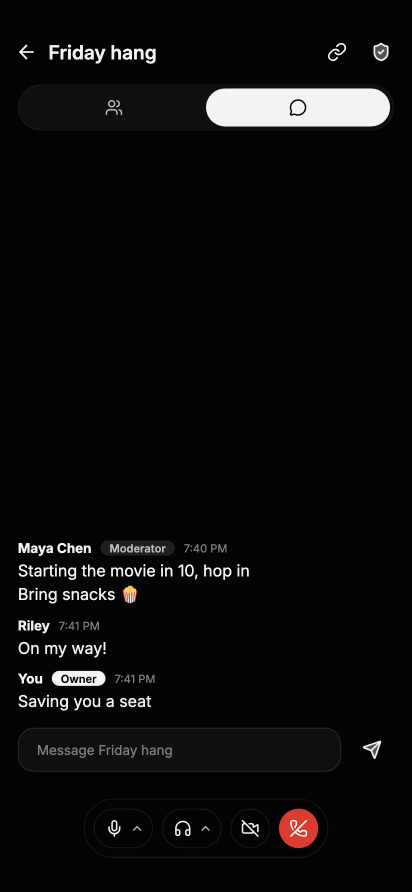
#> input picture messaging/site/shots/hangout-chat-dark.webp, 824 x 1784 px, given in place of 2-thread-light.png, which was not available (shown at 1/2 size)
$ python site-layers.py
#> lines starting #> are read from the running program, lines starting #| are printed output that depends on the picture; after the words box and inside, x2 and y2 are one past the last pixel; in counts of white or black regions, pixels touching at a corner belong together
#!/usr/bin/env python3
"""Cuts the app's own screenshots into the pictures gogho.st uses (site/shots/).

Matt, 2026-11-15: "the phone isn't using a real screenshot from the app, i'd like it to be composed of an "exploded"
view of the app". The screen tests draw the app pixel for pixel (test/shots/*-light.png, at twice size), so the site
shows the real thing: whole screens, and the pieces of one conversation lifted apart for the hero's exploded view.
The site is mostly white (Matt: "a white green so a mostly white with a hint of teal / bluegreen"), so the light
screens are used. Each piece is cut from the app's near-white background (253, 253, 253), which is made see-through
from the crop's edges inwards, so a bubble floats on its own.

  python3 tool/site-layers.py      (after the screen tests redraw: flutter test --update-goldens test/screens_test.dart)
"""
from collections import deque
from pathlib import Path

from PIL import Image, ImageDraw

ROOT = Path(__file__).resolve().parent.parent
SHOTS = ROOT / "test" / "shots"
OUT = ROOT / "site" / "shots"

# Each theme's background in the app, and how near a pixel must be to count as it (a bubble's grey is not). The site
# is dark by default (Matt: "want to have a dark mode that's used by default"), light as a choice: both are cut, the
# dark ones as name-dark.webp.
THEMES = {"light": (253, 4), "dark": (4, 7)}
BG, NEAR = THEMES["light"]


def cut(image, box):
    """The crop with the background around its edges made see-through (a flood from every edge pixel)."""
    piece = image.crop(box).convert("RGBA")
    w, h = piece.size
    px = piece.load()
    seen = bytearray(w * h)
    todo = deque()

    def bg(x, y):
        r, g, b, _ = px[x, y]
        return max(abs(r - BG), abs(g - BG), abs(b - BG)) <= NEAR

    for x in range(w):
        todo.append((x, 0))
        todo.append((x, h - 1))
    for y in range(h):
        todo.append((0, y))
        todo.append((w - 1, y))
    while todo:
        x, y = todo.popleft()
        i = y * w + x
        if seen[i] or not bg(x, y):
            continue
        seen[i] = 1
        px[x, y] = (0, 0, 0, 0)
        if x > 0: todo.append((x - 1, y))
        if x < w - 1: todo.append((x + 1, y))
        if y > 0: todo.append((x, y - 1))
        if y < h - 1: todo.append((x, y + 1))
    # The edge of what is left is softened by a pixel, so it does not show a dark fringe on the page.
    alpha = piece.getchannel("A")
    for y in range(h):
        for x in range(w):
            if alpha.getpixel((x, y)) and any(
                0 <= x + dx < w and 0 <= y + dy < h and not alpha.getpixel((x + dx, y + dy))
                for dx, dy in ((1, 0), (-1, 0), (0, 1), (0, -1))
            ):
                r, g, b, _ = px[x, y]
                px[x, y] = (r, g, b, 150)
    return piece


def pill(image, box, radius):
    """A crop kept to a rounded rectangle: for what floats over other things in the app (the dock, the call banner)."""
    piece = image.crop(box).convert("RGBA")
    mask = Image.new("L", piece.size, 0)
    ImageDraw.Draw(mask).rounded_rectangle((0, 0, piece.size[0] - 1, piece.size[1] - 1), radius=radius, fill=255)
    piece.putalpha(mask)
    return piece


def save(piece, name, theme="light"):
    name = name if theme == "light" else f"{name}-dark"
    OUT.mkdir(parents=True, exist_ok=True)
    piece.save(OUT / f"{name}.webp", "WEBP", quality=88, method=6)
    print(f"ok site/shots/{name}.webp {piece.size[0]}x{piece.size[1]}")


# Where each piece of the conversation sits in each theme (dark draws the top bubbles a few pixels lower).
PIECES = {
    "light": {
        "x-header": (0, 44, 824, 160), "x-link": (20, 174, 664, 316), "x-place": (46, 344, 656, 478),
        "x-out1": (164, 574, 806, 709), "x-out2": (420, 709, 806, 800), "x-heart": (440, 796, 500, 848),
        "x-ticks": (520, 846, 800, 912), "x-in": (20, 920, 664, 1058), "x-laugh": (582, 1058, 644, 1106),
        "x-emoji": (34, 1222, 232, 1326), "x-chips": (20, 1382, 516, 1464), "x-compose": (20, 1636, 806, 1744),
    },
    "dark": {
        "x-header": (0, 44, 824, 160), "x-link": (20, 182, 664, 326), "x-place": (46, 352, 656, 486),
        "x-out1": (164, 580, 806, 711), "x-out2": (424, 714, 806, 800), "x-heart": (444, 794, 504, 848),
        "x-ticks": (520, 846, 800, 912), "x-in": (20, 922, 664, 1058), "x-laugh": (582, 1058, 644, 1106),
        "x-emoji": (34, 1222, 232, 1326), "x-chips": (20, 1382, 516, 1464), "x-compose": (20, 1636, 806, 1744),
    },
}


# How the exploded view lifts the conversation (Matt: "everything seems a bit jumbled and some text bubbles are
# duplicated"). Seen tipped back, a piece lifted higher slides up the screen; so the lift grows toward the top (the bar
# highest, the composer lowest) and every row slides away from the one under it, never onto it: the screen fans open
# like a staircase. A reaction sits a hair over its own bubble, so it stays on its corner.
PLANE = {
    "x-header": 2.1,
    "x-link": 1.9, "x-place": 1.75,
    "x-out1": 1.5, "x-out2": 1.5, "x-heart": 1.55, "x-ticks": 1.35,
    "x-in": 1.2, "x-laugh": 1.25,
    "x-emoji": 1.0, "x-chips": 0.85,
    "x-compose": 0.65,
}
SCREEN = (824, 1784)


def stack_markup():
    """The hero's layers as HTML, each placed where its piece sits on the screen, in both themes (data-light,
    data-dark: left, top and width in percent), for site/index.html between its STACK markers."""
    lines = []
    for name, plane in PLANE.items():
        spots = {}
        for theme in THEMES:
            l, t, r, _ = PIECES[theme][name]
            spots[theme] = f"{100 * l / SCREEN[0]:.2f},{100 * t / SCREEN[1]:.2f},{100 * (r - l) / SCREEN[0]:.2f}"
        l, t, w = spots["dark"].split(",")
        lines.append(
            f'          <div class="layer" style="--z:{plane};left:{l}%;top:{t}%;width:{w}%" data-light="{spots["light"]}" data-dark="{spots["dark"]}">'
            f'<img src="/shots/{name}-dark.webp" data-shot="{name}" alt=""></div>'
        )
    return "\n".join(lines)


def write_stack():
    page = ROOT / "site" / "index.html"
    html = page.read_text()
    a, b = "<!-- STACK -->", "<!-- /STACK -->"
    if a in html and b in html:
        head, rest = html.split(a, 1)
        _, tail = rest.split(b, 1)
        page.write_text(f"{head}{a}\n{stack_markup()}\n          {b}{tail}")
        print("ok site/index.html: the exploded view's layers")


def main():
    global BG, NEAR
    for theme, (bg, near) in THEMES.items():
        BG, NEAR = bg, near
        thread = Image.open(SHOTS / f"2-thread-{theme}.png")
#> thread is the input picture: PIL image 824x1784 RGB; mean R, G, B 12.8, 12.3, 12.2
        tabs = Image.open(SHOTS / f"20-layout-tabs-{theme}.png")
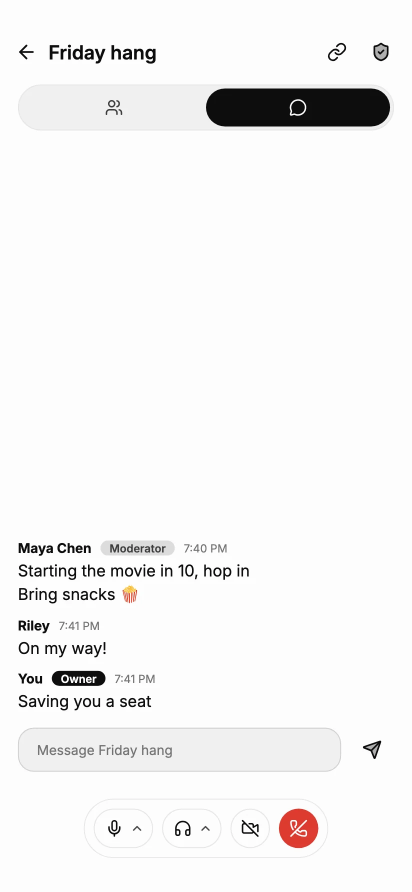
#> input picture messaging/site/shots/hangout-chat.webp, 824 x 1784 px, given in place of 20-layout-tabs-light.png, which was not available (shown at 1/2 size)
#> tabs is the input picture: PIL image 824x1784 RGB; mean R, G, B 244.1, 243.6, 243.5
        hangout = Image.open(SHOTS / f"21-hangout-{theme}.png")

        # The hero's exploded conversation (2-thread): each piece where it sits on the 824 x 1784 screen.
        for name, box in PIECES[theme].items():
            save(cut(thread, box), name, theme)
#> this loop made 12 passes
#| ok site/shots/x-header.webp 824x116
#| ok site/shots/x-link.webp 644x142
#| ok site/shots/x-place.webp 610x134
#| ok site/shots/x-out1.webp 642x135
#| ok site/shots/x-out2.webp 386x91
#| ok site/shots/x-heart.webp 60x52
#| ok site/shots/x-ticks.webp 280x66
#| ok site/shots/x-in.webp 644x138
#> (further printed lines are left out)
#> pass 1, in cut, `piece = image.crop(box).convert("RGBA")`:
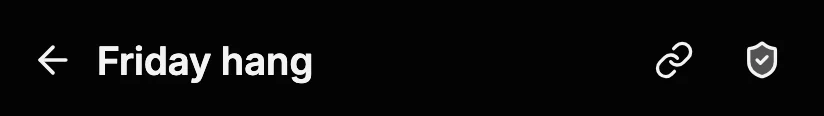
#> piece: PIL image 824x116 RGBA; mean R, G, B, A 13, 13, 13, 255
        # Floating pieces from other screens.
        save(pill(tabs, (28, 1597, 669, 1716), 60), "x-callbar", theme)
#> in pill, `mask = Image.new("L", piece.size, 0)`: mask: PIL image 641x119 L; every value is 0
#> in pill, `ImageDraw.Draw(mask).rounded_rectangle((0, 0, piece.size[0] - 1, piece..`:
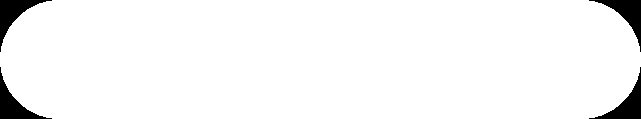
#> mask: PIL image 641x119 L; 96% white; 4 black regions, box (x1, y1, x2, y2) and area: (0, 0, 52, 52) 768, (589, 0, 641, 52) 768, (0, 67, 52, 119) 768, (589, 67, 641, 119) 768
#| ok site/shots/x-callbar.webp 641x119
        save(pill(tabs, (689, 1210, 807, 1696), 59), "x-dock", theme)
#> call 2 of pill, with box = (689, 1210, 807, 1696), radius = 59
#> in pill (call 2), `piece = image.crop(box).convert("RGBA")`:
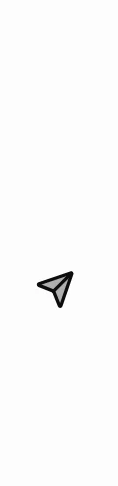
#> piece: PIL image 118x486 RGBA; mean R, G, B, A 251, 251, 251, 255
#> in pill (call 2), `mask = Image.new("L", piece.size, 0)`: mask: PIL image 118x486 L; every value is 0
#> in pill (call 2), `ImageDraw.Draw(mask).rounded_rectangle((0, 0, piece.size[0] - 1, piece..`:
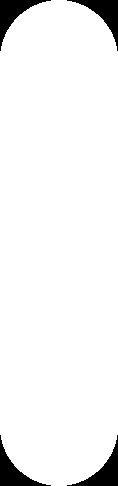
#> mask: PIL image 118x486 L; 94.8% white; 4 black regions, box (x1, y1, x2, y2) and area: (0, 0, 51, 51) 749, (67, 0, 118, 51) 749, (0, 435, 51, 486) 749, (67, 435, 118, 486) 749
#| ok site/shots/x-dock.webp 118x486
        save(cut(hangout, (20, 300, 804, 790)), "x-people", theme)
#> in cut (call 13), `alpha = piece.getchannel("A")`: alpha: PIL image 784x490 L; every value is 0
#| ok site/shots/x-people.webp 784x490
        save(cut(hangout, (160, 1590, 664, 1724)), "x-calldock", theme)
#> in cut (call 14), `piece = image.crop(box).convert("RGBA")`:
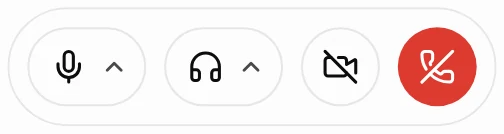
#> piece: PIL image 504x134 RGBA; mean R, G, B, A 245.5, 235, 234.2, 255
#> in cut (call 14), `alpha = piece.getchannel("A")`:
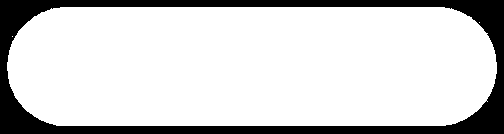
#> alpha: PIL image 504x134 L; 81.8% white; 1 black region, box (x1, y1, x2, y2) and area: (0, 0, 504, 134) 12281
#| ok site/shots/x-calldock.webp 504x134

        # Settings › Voice and video from its Volume section down: the boost, Music mode, noise suppression.
#> (the run stopped early here; a loop or call above may not have finished)
